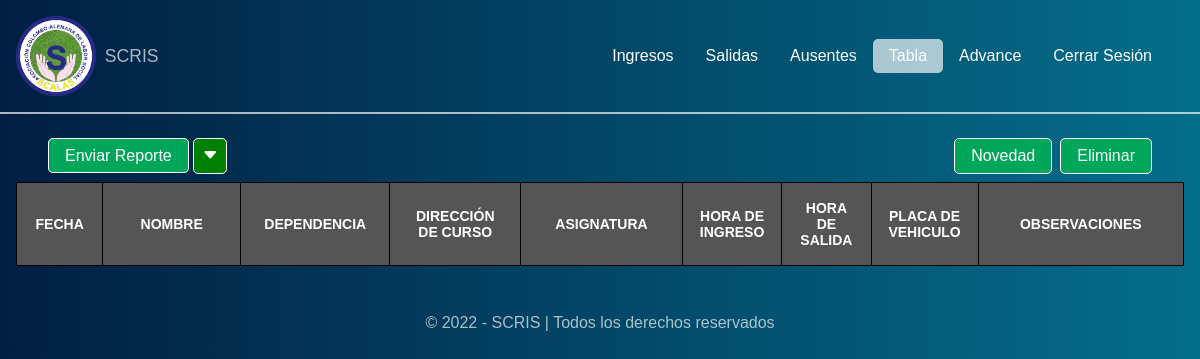
Page /tabla.php (signed in) on the earlier database version.
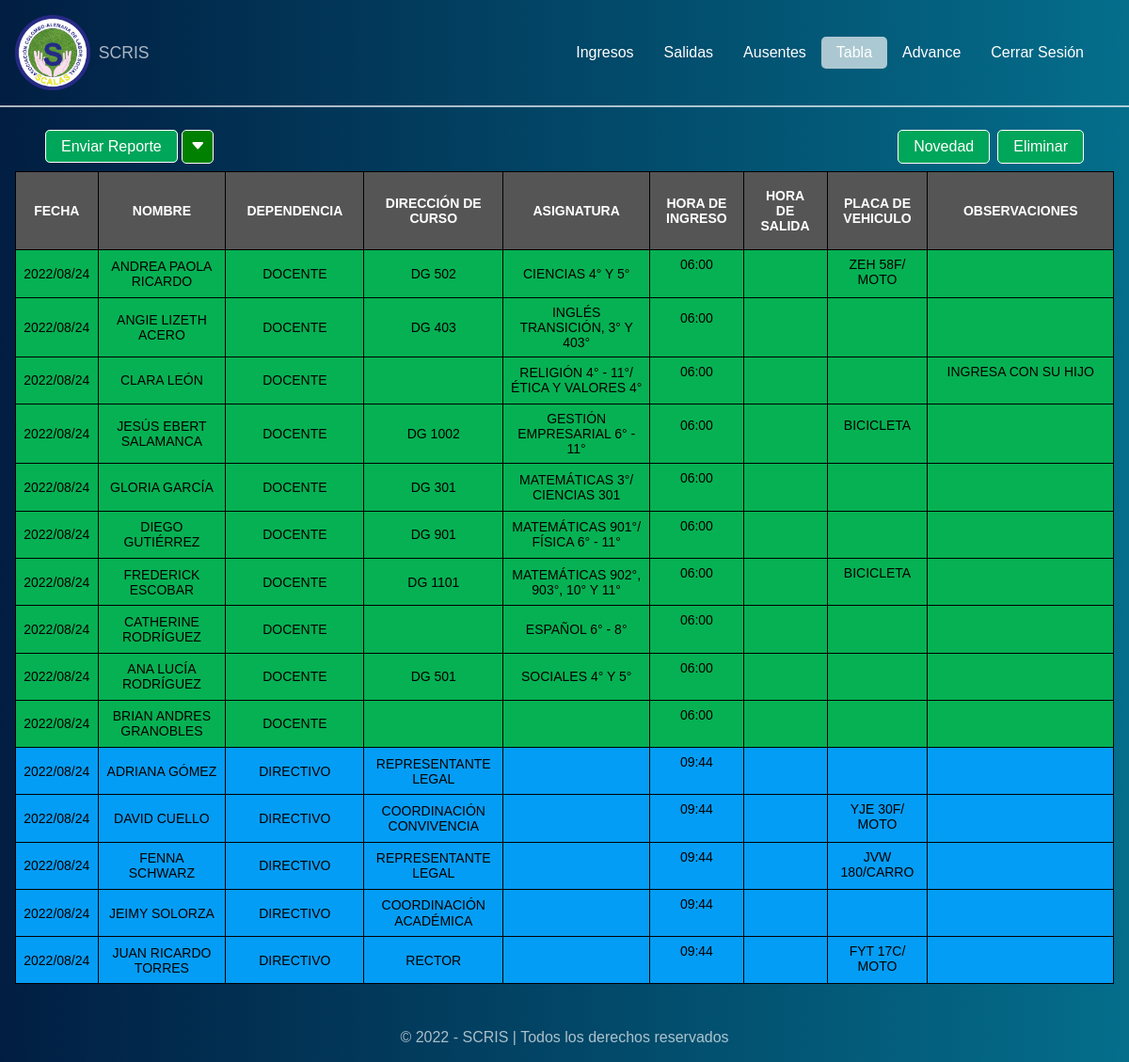
Same page on the later database version.
### tables this page shows
CREATE TABLE "tabla" (
	"id"	integer NOT NULL,
	"fecha"	text NOT NULL,
	"nombre"	text NOT NULL,
	"dependencia"	text NOT NULL,
	"direccion"	text NOT NULL,
	"asignatura"	text NOT NULL,
	"hora_ingreso"	text NOT NULL,
	"hora_salida"	text NOT NULL,
	"placa"	text NOT NULL,
	"observaciones"	text NOT NULL,
	"status"	integer NOT NULL,
	"orden"	INTEGER,
	PRIMARY KEY("id" AUTOINCREMENT)
);

### packages/functions/tabla.php (the view, shortened to what this page needs)
<?php
function tabla_tr($param)
{
    $resultado = $param;
    while ($fila = $resultado->fetch()) {
        $id = $fila['id'];
        $fecha = $fila['fecha'];
        $nombre = $fila['nombre'];
        $dependencia = $fila['dependencia'];
        $direccion = $fila['direccion'];
        $asignatura = $fila['asignatura'];
        $hora_ingreso = $fila['hora_ingreso'];
        $hora_salida = $fila['hora_salida'];
        $placa = $fila['placa'];
        $observaciones = $fila['observaciones'];
        $status = $fila['status'];
        if ($hora_ingreso != "") {
            $hora_ingreso = date("H:i", strtotime($hora_ingreso));
        }
        $novedad_salida = "";
        $novedad_entrada = "";
        if ($status == "2" || $status == "3") {
            $nnt = "tr-novedad-true";
        } else {
            $nnt = "";
        }
        echo '
    <tr class="' . $dependencia . ' status-' . $status . ' ' . $nnt . '" data-class="status-' . $status . '" data-indice="' . $id . '">
        <td>' . $fecha . '</td>
        <td>' . $nombre . '</td>
        <td>' . $dependencia . '</td>
        <td>' . $direccion . '</td>
        <td>' . $asignatura . '</td>
        <td class="' . $novedad_entrada . '"><textarea class="hora_ingreso" data-class="' . $id . '">' . $hora_ingreso . '</textarea></td>
        <td class="' . $novedad_salida . '"><textarea class="hora_salida" data-class="' . $id . '">' . $hora_salida . '</textarea></td>
        <td><textarea class="placa" data-class="' . $id . '">' . $placa . '</textarea></td>
        <td><textarea class="observaciones" data-class="' . $id . '">' . $observaciones . '</textarea></td>
    </tr>
    ';
    }
}

### tabla.php (shortened to what this page needs)
<!DOCTYPE html>
<html lang="es">
<head>
    <link rel="stylesheet" href="css/normalize.css">
    <link rel="stylesheet" href="css/inicio.css">
    <link rel="stylesheet" href="https://cdn.jsdelivr.net/npm/bootstrap-icons@1.9.1/font/bootstrap-icons.css">
</head>
<body>
    <header class="header">
        <div class="logo">
            <img src="img/logo.png" alt="">
            <h1>
                SCRIS
            </h1>
        </div>
        <nav class="nav">
            <a href="inicio.php" class="link__nav">Ingresos</a>
            <a href="salidas.php" class="link__nav">Salidas</a>
            <a href="ausentes.php" class="link__nav">Ausentes</a>
            <a href="tabla.php" class="link__nav link__nav--active">Tabla</a>
            <a href="avanzado.php" class="link__nav">Advance</a>
            <a href="cerrar.php" class="link__nav">Cerrar Sesión</a>
        </nav>
    </header>
    <section class="section">
        <div class="header2">
            <div class="generar__excel">
                <a href="generar_excel.php" class="link__excel">Enviar Reporte</a>
                <button class="btn-mas"><i class="bi bi-caret-down-fill"></i></button>
            </div>
            <div class="administrar__tabla">
                <div class="marcar_novedades">
                    <button class="btn-novedad" data-id="novedad">Novedad</button>
                </div>
                <div class="eliminar__ingreso">
                    <button class="btn-eliminar" data-id="eliminar">Eliminar</button>
                </div>
            </div>
        </div>
        <div class="flex">
            <?php
            require_once 'packages/functions/tabla.php';
            if (isset($_GET['buscar_tabla'])) {
                $fecha_inicio = $_GET['inicio'];
                $fecha_fin = $_GET['fin'];
                $fecha_inicio = str_replace('-', '/', $fecha_inicio);
                $fecha_fin = str_replace('-', '/', $fecha_fin);
                $db = new PDO('sqlite:db/scris.db');
                $sql = "SELECT * FROM tabla WHERE fecha BETWEEN '$fecha_inicio' AND '$fecha_fin' ORDER BY fecha, orden, hora_ingreso ASC";
                $result = $db->query($sql);
                tabla_buscar($result);
            } else {
            ?>
                <table class="tabla">
                    <thead>
                        <tr>
                            <th class="fec">fecha</th>
                            <th class="nom">nombre</th>
                            <th class="dep">dependencia</th>
                            <th class="dir">dirección de curso</th>
                            <th class="asig">asignatura</th>
                            <th class="hor">hora de ingreso</th>
                            <th class="hor2">hora de salida</th>
                            <th class="pla">placa de vehiculo</th>
                            <th class="obs">observaciones</th>
                        </tr>
                    </thead>
                    <tbody>
                        <?php
                        $fecha_hoy = date("Y/m/d");
                        $ruta = 'db/scris.db';
                        $conexion = conectar($ruta);
                        $sql = "SELECT * FROM tabla WHERE fecha = '$fecha_hoy' ORDER BY orden, hora_ingreso ASC";
                        $resultado = $conexion->query($sql);
                        tabla_tr($resultado);
                        ?>
                    </tbody>
                </table>
            <?php } ?>
        </div>
    </section>
    <footer class="footer">
        <p>&copy; 2022 - SCRIS | Todos los derechos reservados</p>
    </footer>
</body>
</html>

### css/inicio.css (style rules this page uses)
body { background: linear-gradient(to right, #011e42, #046e8b); }
.header { display: flex; justify-content: space-between; align-items: center; padding: 1em; border-bottom: 2px solid rgba(255, 255, 255, 0.6666666667); }
.header .logo { display: flex; align-items: center; }
.header .logo img { width: 80%; max-width: 80px; }
.header .logo h1 { color: rgba(255, 255, 255, 0.6666666667); font-size: 1.1em; margin-left: 0.5em; font-weight: 300; }
.header .nav { display: flex; align-items: center; margin-right: 1em; }
.header .nav .link__nav { display: inline-block; padding: 0.5em 1em; text-decoration: none; color: #fff; border-radius: 5px; }
.header .nav .link__nav--active { background: rgba(255, 255, 255, 0.6666666667); }
.section { padding: 1em; margin-bottom: 1em; }

Differences in the rows shown:
added tabla: fecha "2022/08/24", nombre "ANDREA PAOLA RICARDO", dependencia "DOCENTE", direccion "DG 502", asignatura "CIENCIAS 4° Y 5°", id+hora_ingreso "06:00", id+placa "ZEH 58F/ MOTO"
added tabla: fecha "2022/08/24", nombre "ANGIE LIZETH ACERO", dependencia "DOCENTE", direccion "DG 403", asignatura "INGLÉS TRANSICIÓN, 3° Y 403°", id+hora_ingreso "06:00"
added tabla: fecha "2022/08/24", nombre "CLARA LEÓN", dependencia "DOCENTE", asignatura "RELIGIÓN 4° - 11°/ ÉTICA Y VALORES 4°", id+hora_ingreso "06:00", id+observaciones "INGRESA CON SU HIJO"
added tabla: fecha "2022/08/24", nombre "JESÚS EBERT SALAMANCA", dependencia "DOCENTE", direccion "DG 1002", asignatura "GESTIÓN EMPRESARIAL 6° - 11°", id+hora_ingreso "06:00", id+placa "BICICLETA"
added tabla: fecha "2022/08/24", nombre "GLORIA GARCÍA", dependencia "DOCENTE", direccion "DG 301", asignatura "MATEMÁTICAS 3°/ CIENCIAS 301", id+hora_ingreso "06:00"
added tabla: fecha "2022/08/24", nombre "DIEGO GUTIÉRREZ", dependencia "DOCENTE", direccion "DG 901", asignatura "MATEMÁTICAS 901°/ FÍSICA 6° - 11°", id+hora_ingreso "06:00"
added tabla: fecha "2022/08/24", nombre "FREDERICK ESCOBAR", dependencia "DOCENTE", direccion "DG 1101", asignatura "MATEMÁTICAS 902°, 903°, 10° Y 11°", id+hora_ingreso "06:00", id+placa "BICICLETA"
added tabla: fecha "2022/08/24", nombre "CATHERINE RODRÍGUEZ", dependencia "DOCENTE", asignatura "ESPAÑOL 6° - 8°", id+hora_ingreso "06:00"
added tabla: fecha "2022/08/24", nombre "ANA LUCÍA RODRÍGUEZ", dependencia "DOCENTE", direccion "DG 501", asignatura "SOCIALES 4° Y 5°", id+hora_ingreso "06:00"
added tabla: fecha "2022/08/24", nombre "BRIAN ANDRES GRANOBLES", dependencia "DOCENTE", id+hora_ingreso "06:00"
added tabla: fecha "2022/08/24", nombre "ADRIANA GÓMEZ", dependencia "DIRECTIVO", direccion "REPRESENTANTE LEGAL", id+hora_ingreso "09:44"
added tabla: fecha "2022/08/24", nombre "DAVID CUELLO", dependencia "DIRECTIVO", direccion "COORDINACIÓN CONVIVENCIA", id+hora_ingreso "09:44", id+placa "YJE 30F/ MOTO"
added tabla: fecha "2022/08/24", nombre "FENNA SCHWARZ", dependencia "DIRECTIVO", direccion "REPRESENTANTE LEGAL", id+hora_ingreso "09:44", id+placa "JVW 180/CARRO"
added tabla: fecha "2022/08/24", nombre "JEIMY SOLORZA", dependencia "DIRECTIVO", direccion "COORDINACIÓN ACADÉMICA", id+hora_ingreso "09:44"
added tabla: fecha "2022/08/24", nombre "JUAN RICARDO TORRES", dependencia "DIRECTIVO", direccion "RECTOR", id+hora_ingreso "09:44", id+placa "FYT 17C/ MOTO"
